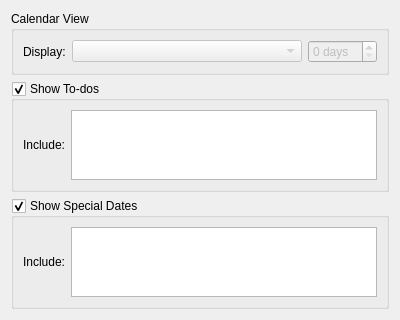
<ui version="4.0" >
 <class>PlannerConfig</class>
 <widget class="QWidget" name="PlannerConfig" >
  <property name="enabled" >
   <bool>true</bool>
  </property>
  <property name="geometry" >
   <rect>
    <x>0</x>
    <y>0</y>
    <width>400</width>
    <height>300</height>
   </rect>
  </property>
  <layout class="QVBoxLayout" >
   <item>
    <widget class="QGroupBox" name="groupBox" >
     <property name="title" >
      <string>Calendar View</string>
     </property>
     <layout class="QHBoxLayout" >
      <item>
       <widget class="QLabel" name="label_4" >
        <property name="text" >
         <string>Display:</string>
        </property>
       </widget>
      </item>
      <item>
       <widget class="QComboBox" name="comboBox" >
        <property name="enabled" >
         <bool>false</bool>
        </property>
        <property name="sizePolicy" >
         <sizepolicy vsizetype="Fixed" hsizetype="MinimumExpanding" >
          <horstretch>0</horstretch>
          <verstretch>0</verstretch>
         </sizepolicy>
        </property>
       </widget>
      </item>
      <item>
       <widget class="QSpinBox" name="spinBox" >
        <property name="enabled" >
         <bool>false</bool>
        </property>
        <property name="suffix" >
         <string> days</string>
        </property>
        <property name="minimum" >
         <number>0</number>
        </property>
       </widget>
      </item>
     </layout>
    </widget>
   </item>
   <item>
    <widget class="QGroupBox" name="groupBox_2" >
     <property name="title" >
      <string>Show To-dos</string>
     </property>
     <property name="checkable" >
      <bool>true</bool>
     </property>
     <layout class="QGridLayout" >
      <item row="0" column="0" >
       <widget class="QLabel" name="label_2" >
        <property name="text" >
         <string>Include:</string>
        </property>
       </widget>
      </item>
      <item row="0" column="1" >
       <widget class="QListView" name="listView" >
        <property name="sizePolicy" >
         <sizepolicy vsizetype="Maximum" hsizetype="Expanding" >
          <horstretch>0</horstretch>
          <verstretch>0</verstretch>
         </sizepolicy>
        </property>
       </widget>
      </item>
     </layout>
    </widget>
   </item>
   <item>
    <widget class="QGroupBox" name="groupBox_3" >
     <property name="title" >
      <string>Show Special Dates</string>
     </property>
     <property name="checkable" >
      <bool>true</bool>
     </property>
     <layout class="QGridLayout" >
      <item row="0" column="1" >
       <widget class="QListView" name="listView_2" />
      </item>
      <item row="0" column="0" >
       <widget class="QLabel" name="label_3" >
        <property name="text" >
         <string>Include:</string>
        </property>
       </widget>
      </item>
     </layout>
    </widget>
   </item>
  </layout>
 </widget>
 <resources/>
 <connections/>
</ui>
